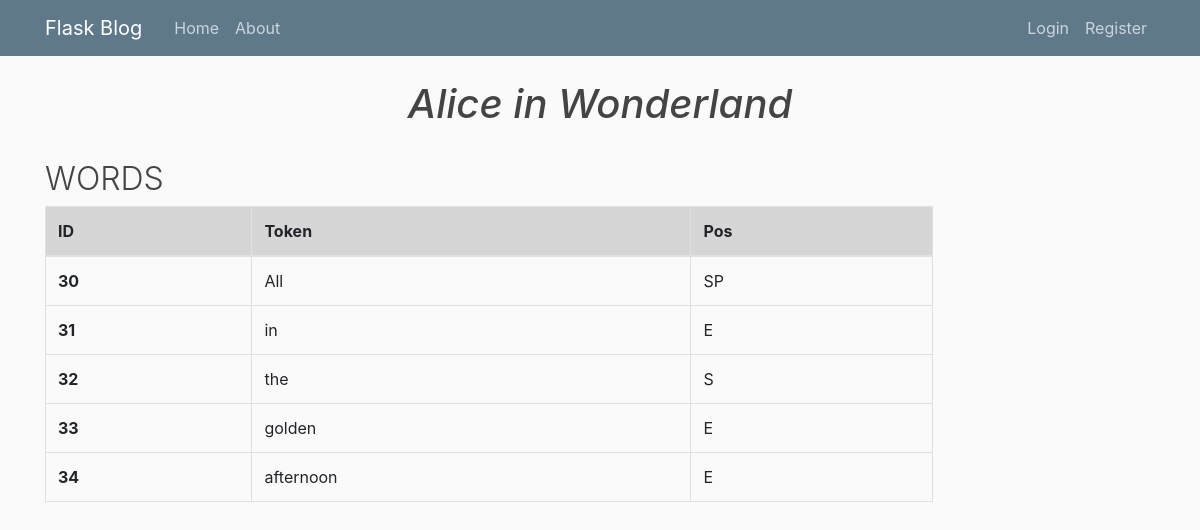
/view_words/4, run on an earlier commit of the app's database.
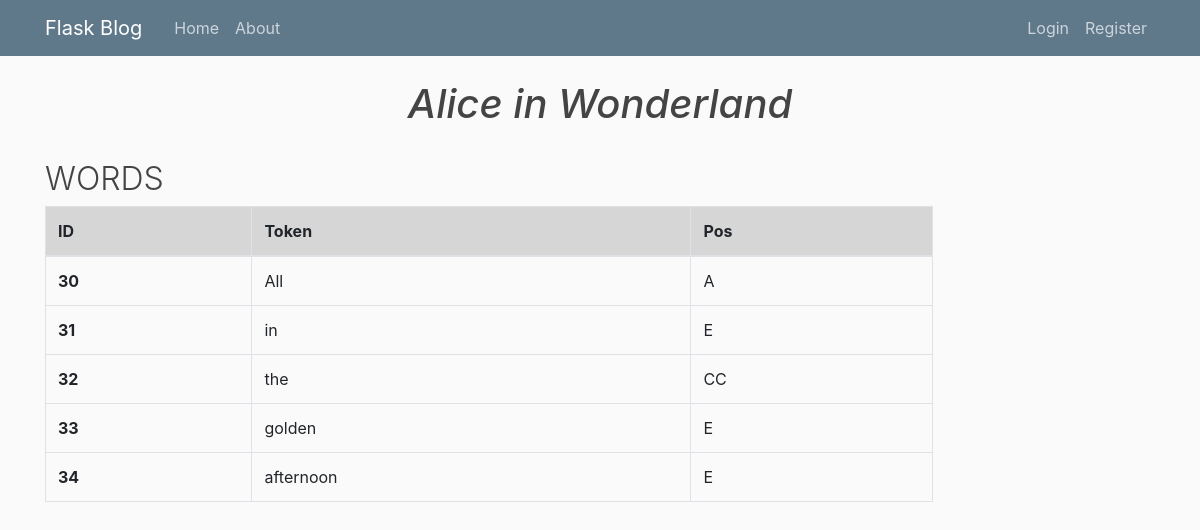
And on a later commit of the database.
### flaskblog/models.py (models this page shows, shortened)
class Texts(db.Model):
    id = db.Column(db.Integer, primary_key=True)
    title = db.Column(db.String(200), nullable=False)
    text = db.Column(db.Text, nullable=False)
    sentences = db.relationship('Sent', backref='owner', lazy=True)

class Words(db.Model):
    id = db.Column(db.Integer, primary_key=True)
    word = db.Column(db.String(100), nullable=False)
    pos = db.Column(db.String(100), nullable=False)
    sentowner_id = db.Column(db.Integer, db.ForeignKey('sent.id'), nullable=False)

### flaskblog/routes.py (the view)
@app.route("/view_words/<int:sent_id>", methods=['GET', 'POST'])
def words(sent_id):
    sent = Sent.query.get_or_404(sent_id)
    words = Words.query.filter_by(sentowner=sent)
    text = Texts.query.filter_by(id=sent.owner_id)
    return render_template('words.html', sent=sent, words=words, text=text)

### flaskblog/templates/words.html
{% extends "layout.html" %}
{% block content %}
{% for i in text %}
<h1 class="text-center , font-italic">{{ i.title }}</h1><br>
{% endfor %}
<h2 class="font-weight-light">WORDS</h2>
<table class="table table-bordered" style="width: 80%">
    <thead>
      <tr class="table-active">
        <th scope="col">ID</th>
        <th scope="col">Token</th>
        <th scope="col">Pos</th>
      </tr>
    </thead>
    <tbody>
        {% for i in words %}
        <tr>
          <th>{{ i.id }}</th>
          <td>{{ i.word }}</td>
          <td>{{ i.pos }}</td>
        </tr>
        {% endfor %}
    </tbody>
</table>
{% endblock content %}

### flaskblog/templates/layout.html (shortened to what this page needs)
<!DOCTYPE html>
<html>
<head>
    <link rel="stylesheet" href="https://stackpath.bootstrapcdn.com/bootstrap/4.3.1/css/bootstrap.min.css">
    <link rel="stylesheet" type="text/css" href="{{ url_for('static', filename='main.css') }}">
</head>
<body>
    <header class="site-header">
        <nav class="navbar navbar-expand-md navbar-dark bg-steel fixed-top">
          <div class="container">
            <a class="navbar-brand mr-4" href="/">Flask Blog</a>
            <div class="collapse navbar-collapse" id="navbarToggle">
              <div class="navbar-nav mr-auto">
                <a class="nav-item nav-link" href="{{ url_for('home') }}">Home</a>
                <a class="nav-item nav-link" href="{{ url_for('about') }}">About</a>
              </div>
              <div class="navbar-nav">
                {% if current_user.is_authenticated %}
                  <a class="nav-item nav-link" href="{{ url_for('input_text') }}">New Text</a>
                  <a class="nav-item nav-link" href="{{ url_for('view_text') }}">Texts</a>
                  <a class="nav-item nav-link" href="{{ url_for('account') }}">Account</a>
                  <a class="nav-item nav-link" href="{{ url_for('logout') }}">Logout</a>
                {% else %}
                  <a class="nav-item nav-link" href="{{ url_for('login') }}">Login</a>
                  <a class="nav-item nav-link" href="{{ url_for('register') }}">Register</a>
                {% endif %}
              </div>
            </div>
          </div>
        </nav>
    </header>
    <main role="main" class="container">
        <div class="row">
          <div class="col-md-12">
              {% block content %}{% endblock %}
          </div>
        </div>
      </main>
</body>
</html>

### flaskblog/static/main.css (style rules this page uses)
body { background: #fafafa; color: #333333; margin-top: 5rem; }
h1, h2, h3, h4, h5, h6 { color: #444444; }
.bg-steel { background-color: #5f788a; }
.site-header .navbar-nav .nav-link { color: #cbd5db; }

What changed in the data, as far as the page shows it:
changed Words "All": pos "SP" → "A"
changed Words "the": pos "S" → "CC"
